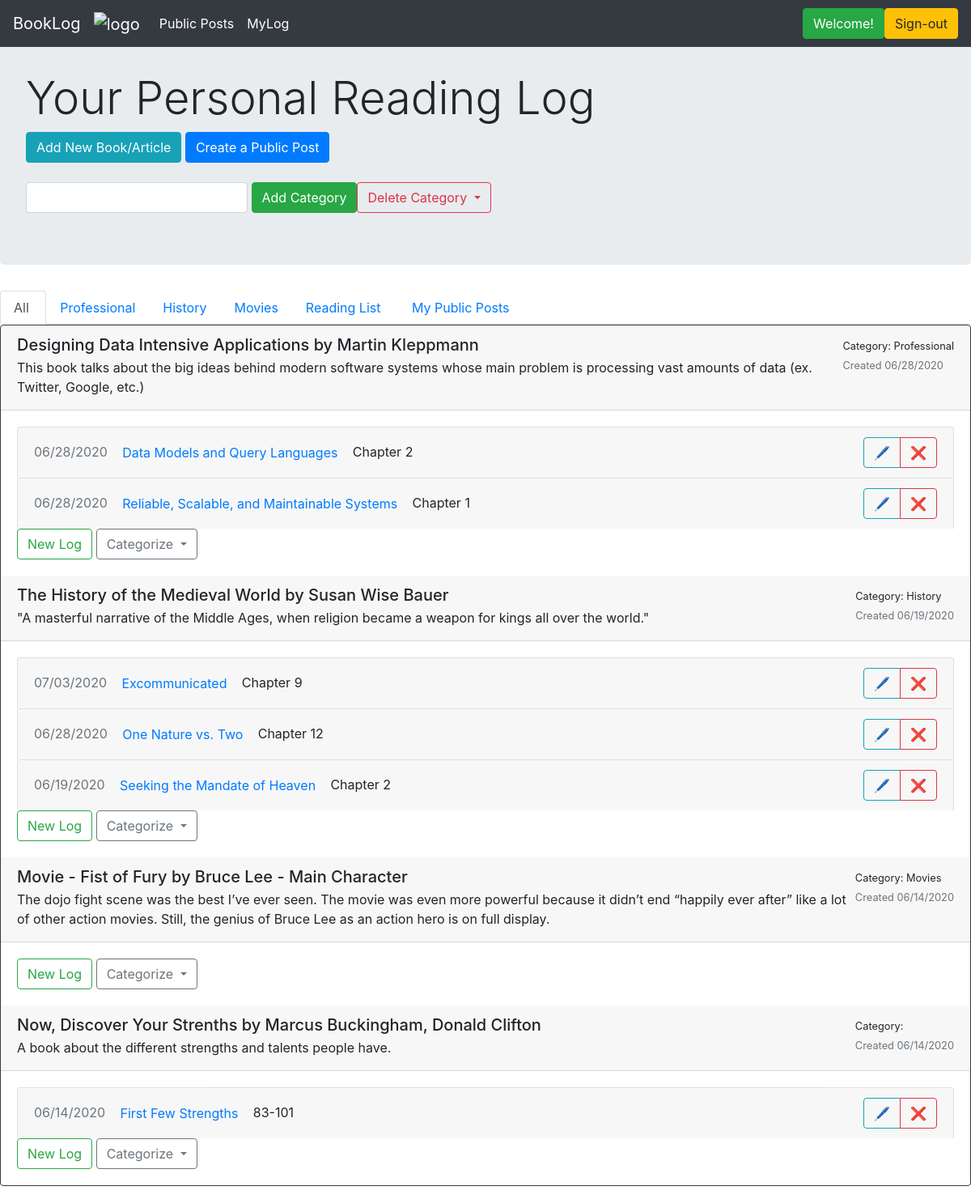
The app's page /myLog (signed in) with its own data.
### application/models.py (models this page shows)
class Category(db.Model):
    __tablename__ = 'categories'
    id = db.Column(db.Integer, primary_key=True)
    name = db.Column(db.String(150), index=True, nullable=False, unique=False)
    user_id = db.Column(db.Integer, ForeignKey('users.id'), nullable=False, index=False)
    user = relationship("User", backref="categories", foreign_keys=[user_id])

class Book(db.Model):
    __tablename__ = 'books_and_other_readings'
    id = db.Column(db.Integer, primary_key=True)
    title = db.Column(db.String(80), index=True, unique=False, nullable=False)
    author = db.Column(db.String(80), index=False, unique=False, nullable=True)
    date_started = db.Column(db.DateTime, index=False, unique=False, nullable=False)
    description = db.Column(db.Text, index=False, unique=False, nullable=True)
    complete = db.Column(db.Boolean, index=False, unique=False, nullable=True)
    user_id = db.Column(db.Integer, ForeignKey('users.id'), nullable=False, index=True)
    user = relationship("User", backref = "books", foreign_keys=[user_id])
    cat_id = db.Column(db.Integer, ForeignKey('categories.id'), nullable=True, index=True)
    category = relationship("Category", backref="books", foreign_keys=[cat_id])

class BookUpdate(db.Model):
    __tablename__ = 'book_updates'
    id = db.Column(db.Integer, primary_key=True)
    title = db.Column(db.String(100), index=True, unique=False, nullable=False)
    date_created = db.Column(db.DateTime, index=False, unique=False, nullable=False)
    pages = db.Column(db.String(100), index=False, unique=False, nullable=True)
    text = db.Column(db.Text, index=False, unique=False, nullable=False)
    book_id = db.Column(db.Integer, ForeignKey('books_and_other_readings.id'), nullable=False, index=True)
    book = relationship("Book", backref = "book_updates", foreign_keys=[book_id])

### application/routes.py (the view)
@main_bp.route("/myLog", methods=['GET'])
@login_required
def myLog():
    user = User.query.filter_by(id=session.get("user_id")).first()
    books = user.books
    cats = user.categories
    return render_template("mylog.html", name=session.get("user_id"), user=user, books=books, cats=cats)

### application/auth.py (called while the page is built)
@auth_bp.before_app_request
def load_logged_in_user():
    user_id = session.get('user_id')
    if user_id is None:
        g.user = None
    else:
        g.user = User.query.filter_by(id=user_id).first()

def login_required(view):
    @functools.wraps(view)
    def wrapped_view(**kwargs):
        if g.user is None:
            return redirect(url_for('auth_bp.login'))
        return view(**kwargs)
    return wrapped_view

### application/routes.py (called while the page is built)
@main_bp.before_app_request
def load_logged_in_user():
    user_id = session.get('user_id')
    if user_id is None:
        g.user = None
    else:
        g.user = User.query.filter_by(id=user_id).first()

### application/templates/mylog.html (shortened to what this page needs)
{% extends 'layout.html' %}
{% block content %}
<div class="jumbotron">
    <br>
    <h1 class="display-4">Your Personal Reading Log</h1>
    <a href="{{url_for('main_bp.create_new')}}" class="btn btn-info" role="button">Add New Book/Article</a>
    <a href="{{url_for('main_bp.create_public_post')}}" class="btn btn-primary" role="button">Create a Public Post</a>
    <br>
    <br>
    <div class="form-inline">
        <form action="{{url_for('main_bp.create_new_cat')}}" method="POST">
          <input type="text" class="form-control" id="title"  name="title" required>
          <button type="submit" class="btn btn-success">Add Category</button>
        </form>
        <button class="btn btn-outline-danger dropdown-toggle" type="button" id="dropdownMenuButton" data-toggle="dropdown" aria-haspopup="true" aria-expanded="false">
            Delete Category
          </button>
    </div>
</div>
<ul class="nav nav-tabs">
  <li class="nav-item"> <a class="nav-link active" href="#">All&nbsp;</a> </li>
  {% for cat in cats %}
      <li class="nav-item"> <a class="nav-link" href="{{url_for('main_bp.myLogCat', cat_id=cat.id)}}">{{cat.name}}</a> </li>
  {% endfor %}
  <li class="nav-item"> <a class="nav-link" href="{{ url_for('main_bp.reading_list')}}">Reading List&nbsp;</a></li>
  <li class="nav-item"> <a class="nav-link" href="{{ url_for('main_bp.my_public_posts')}}">My Public Posts&nbsp;&nbsp;</a></li>
  <div class="btn-toolbar" role="toolbar">
  </div>
</ul>
<div class="card text-left border-dark mb-3">
{% for book in books|reverse %}
  <div class="card-header position-sticky justify-content-between">
      <div class="float-right">
      <small>Category: {{book.category.name}}</small> <br>
      <small class="text-muted">Created {{ book.date_started.strftime("%m/%d/%Y") }}</small>
      </div>
      {% if book.author != "" %}
          <h5 class="mb-1">{{ book.title }} by {{ book.author }}</h5>
      {% else %}
          <h5 class="mb-1">{{ book.title }}</h5>
      {% endif %}
      <p class="mb-1"> {{ book.description }} </p>
  </div>
  <div class="card-body">
  {% for log in book.book_updates|reverse %}
  <div class="list-group">
    <div class="accordion" id="accordionExample">
         <div class="card">
            <div class="card-header" id="headingTwo">
            <div class="float-right">
                <div class="btn-group" role="group" aria-label="Basic example">
                   <button class="btn btn-outline-info" type="button" data-toggle="collapse" area-expanded="false" data-target={{"#logEdit" + log.title|string}}>&#128394;</button>
                   <a href="{{url_for('main_bp.delete_log', log_id=log.id)}}" class="btn btn-outline-danger" role="button">&#10060;</a>
                </div>
            </div>
            <h5 class="mb-0">
              <small class="text-muted">{{ log.date_created.strftime("%m/%d/%Y") }}</small>
              <button class="btn btn-link collapsed" type="button" data-toggle="collapse" data-target={{"#collapseTwo" + log.title|string}} aria-expanded="false" aria-controls="collapseTwo">
              {{ log.title }}
              </button>
              <small> {{log.pages}}</small>
            </h5>
            </div>
      </div>
    </div>
  </div>
  {% endfor %}
  <div class="end">
  <button class="btn btn-outline-success" type="button" data-toggle="collapse" area-expanded="false" data-target={{"#log" + loop.index|string}}>New Log</button>
  <button class="btn btn-outline-secondary dropdown-toggle" type="button" id="dropdownMenuButton" data-toggle="dropdown" aria-haspopup="true" aria-expanded="false">
    Categorize
  </button>
    </div>
    </div>
{% endfor %}
</div>
{% endblock %}

### records on screen
Category: name "Professional"
Category: name "History"
Category: name "Movies"
Book: category.name "Professional", date_started "06/28/2020", title "Designing Data Intensive Applications", author "Martin Kleppmann", description "This book talks about the big ideas behind modern software systems whose main problem is processing vast amounts of data (ex. Twitter, Google, etc.)"
BookUpdate: date_created "06/28/2020", title "Data Models and Query Languages", pages "Chapter 2"
BookUpdate: date_created "06/28/2020", title "Reliable, Scalable, and Maintainable Systems", pages "Chapter 1"
Book: category.name "History", date_started "06/19/2020", title "The History of the Medieval World", author "Susan Wise Bauer", description "\"A masterful narrative of the Middle Ages, when religion became a weapon for kings all over the world.\""
BookUpdate: date_created "07/03/2020", title "Excommunicated", pages "Chapter 9"
BookUpdate: date_created "06/28/2020", title "One Nature vs. Two", pages "Chapter 12"
BookUpdate: date_created "06/19/2020", title "Seeking the Mandate of Heaven", pages "Chapter 2"
Book: category.name "Movies", date_started "06/14/2020", title "Movie - Fist of Fury", author "Bruce Lee - Main Character", description "The dojo fight scene was the best I’ve ever seen. The movie was even more powerful because it didn’t end “happily ever after” like a lot of other action movies. Still, the genius of Bruce Lee as an action hero is on full display."
Book: date_started "06/14/2020", title "Now, Discover Your Strenths", author "Marcus Buckingham, Donald Clifton", description "A book about the different strengths and talents people have."
BookUpdate: date_created "06/14/2020", title "First Few Strengths", pages "83-101"
